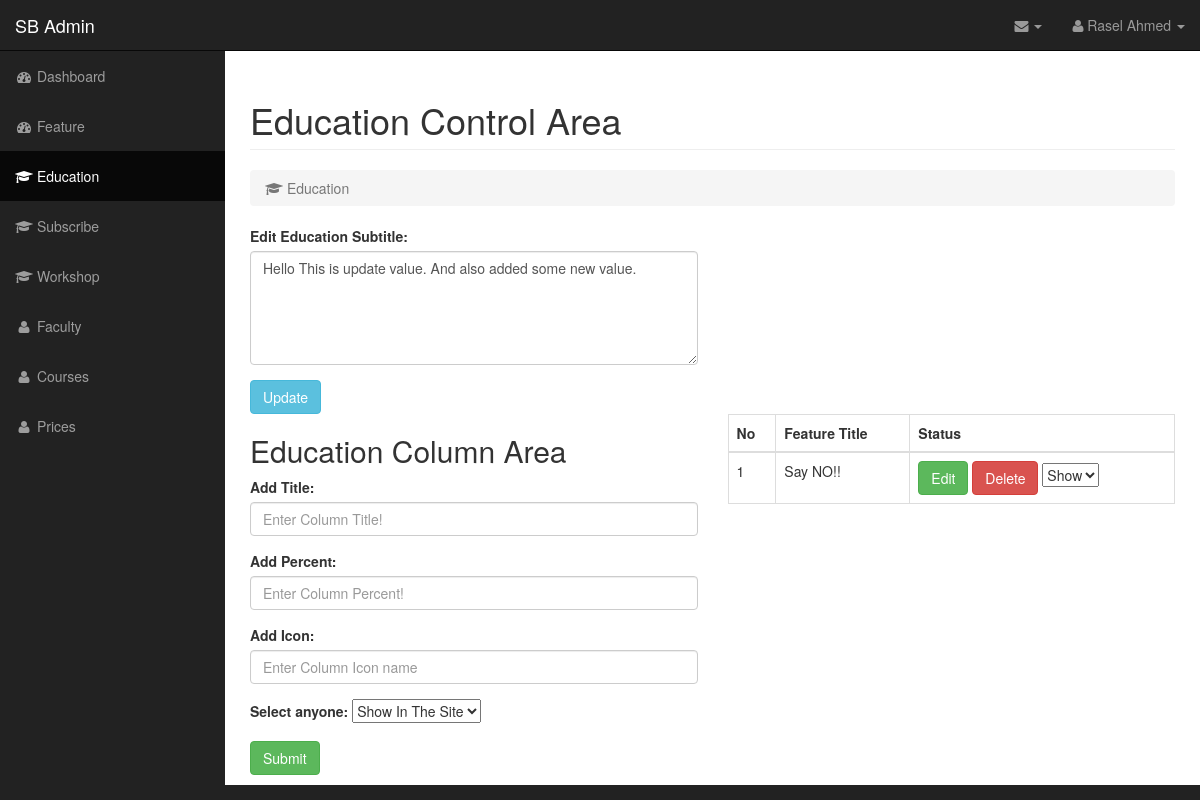
Before: /admin/education.php (signed in) with the older database file.
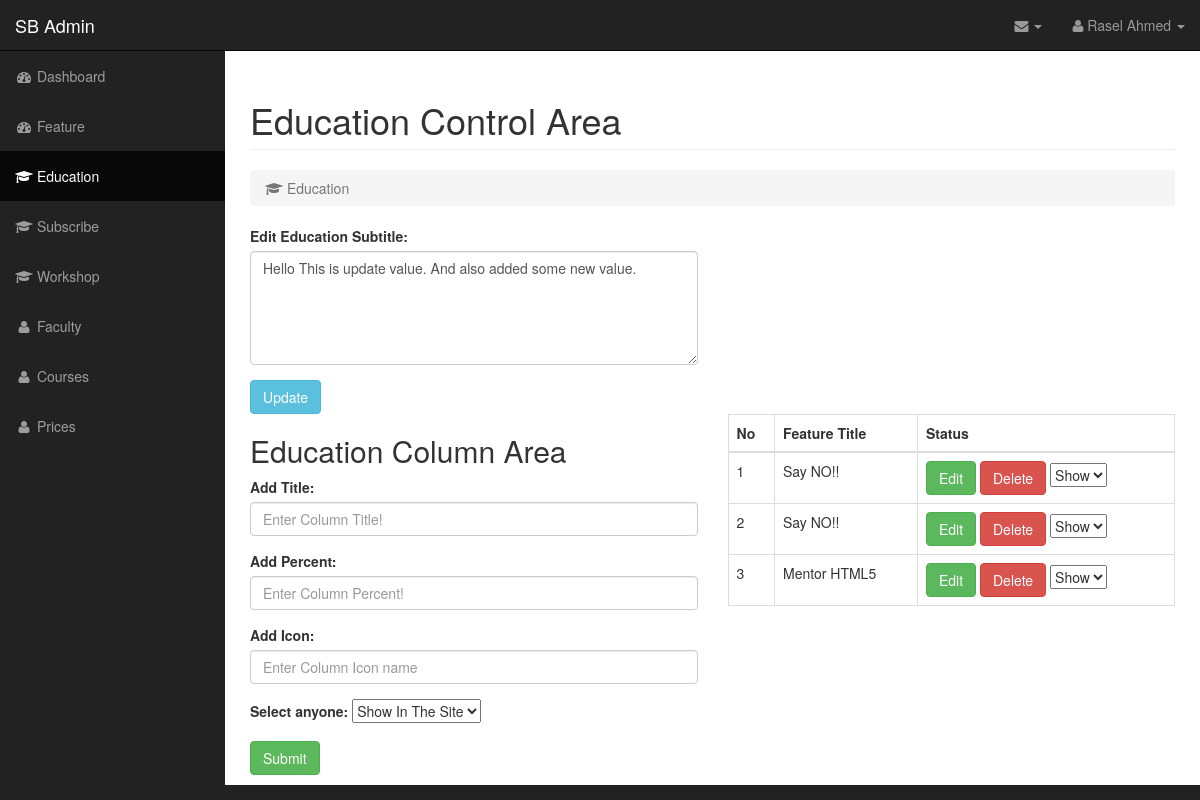
After: the same page with the newer database file.
### tables this page shows
CREATE TABLE `education` (
  `id` int(11) NOT NULL,
  `title` text NOT NULL,
  `percent` varchar(250) NOT NULL,
  `icon` varchar(250) NOT NULL,
  `status` varchar(11) NOT NULL
);

### admin/config/selectData.php (called while the page is built)
<?php
function getJSONFromDB($sql){
	include 'mysqlDb.php';
	$result = mysqli_query($conn, $sql)or die(mysqli_error($conn));
	$arr=array();
	while($row = mysqli_fetch_assoc($result)) {
		$arr[]=$row;
	}
	return json_encode($arr);
}
?>

### admin/education.php (the view, shortened to what the changed rows need)
<?php
 include 'template/head.php';
?>
     <div id="page-wrapper">
            <div class="container-fluid">
                <div class="row">
                    <div class="col-lg-12">
                        <h1 class="page-header">
                            Education Control Area
                        </h1>
                    </div>
                </div>
                <div class="row">
                  <div class="col-lg-6">
		              <h2>Education Column Area</h2>
					</div>
					<div class="col-lg-6">
					    <?php
					    	$jsonEducationDataString = getJSONFromDB("select * from education");
                            $Education = json_decode($jsonEducationDataString);
					    ?>
						<table class="table table-bordered">
                            <thead>
                              <tr>
                                <th>No</th>
                                <th>Feature Title</th>
                                <th>Status</th>
                              </tr>
                            </thead>
                            <tbody>
                            <?php for ($i=0; $i <sizeof($Education); $i++) { ?>
                              <tr>
                                <td><?php echo ($i+1) ?></td>
                                <td><?php echo $Education[$i]->title; ?></td>
                                <td>
                                  <a href="education.php?editId=<?php echo $Education[$i]->id; ?>" class="btn btn-success">Edit</a>
                                  <a href="education.php?deleteId=<?php echo $Education[$i]->id; ?>" class="btn btn-danger delete_data" id="<?php echo $Education[$i]->id; ?>" >Delete</a>
                                  <select name="statusChange" id="">
                                     <?php
                                        if ($Education[$i]->status == 'on') { ?>
                                        	<option value="on">Show</option>
                                        <?php }else{ ?>
											<option value="off">Hide</option>
                                       <?php } ?>
                                  </select>
                                </td>
                              </tr>
                              <?php } ?>
                            </tbody>
                        </table>
					</div>
                </div>
            </div>
        </div>
    </div>
<?php include 'template/footer.php'; ?>

Changed rows visible on the page:
added education: title "Say NO!!", statusChange "Show"
added education: title "Mentor HTML5", statusChange "Show"
